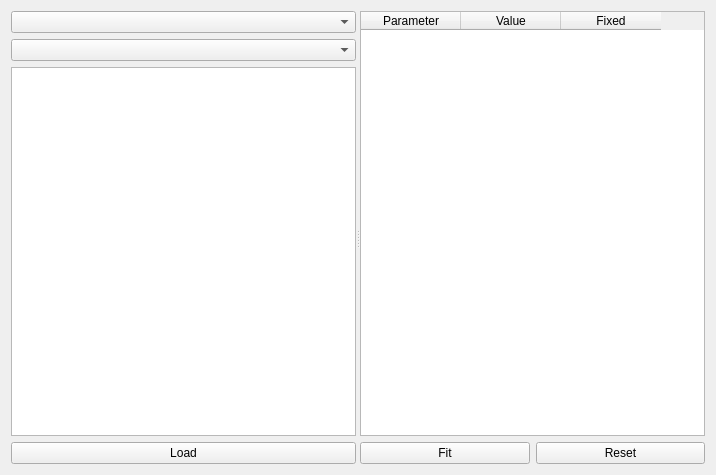
<?xml version="1.0" encoding="UTF-8"?>
<ui version="4.0">
 <class>InteractiveFit</class>
 <widget class="QWidget" name="InteractiveFit">
  <property name="geometry">
   <rect>
    <x>0</x>
    <y>0</y>
    <width>716</width>
    <height>475</height>
   </rect>
  </property>
  <property name="windowTitle">
   <string>Form</string>
  </property>
  <layout class="QHBoxLayout" name="horizontalLayout_2">
   <item>
    <widget class="QSplitter" name="splitter">
     <property name="orientation">
      <enum>Qt::Horizontal</enum>
     </property>
     <property name="childrenCollapsible">
      <bool>false</bool>
     </property>
     <widget class="QWidget" name="layoutWidget">
      <layout class="QVBoxLayout" name="verticalLayout">
       <item>
        <widget class="QComboBox" name="runSelect"/>
       </item>
       <item>
        <widget class="QComboBox" name="isoFilter"/>
       </item>
       <item>
        <widget class="QListWidget" name="fileList"/>
       </item>
       <item>
        <widget class="QPushButton" name="bLoad">
         <property name="text">
          <string>Load</string>
         </property>
        </widget>
       </item>
      </layout>
     </widget>
     <widget class="QWidget" name="layoutWidget">
      <layout class="QVBoxLayout" name="verticalLayout_2">
       <item>
        <widget class="QTableWidget" name="parTable">
         <property name="selectionMode">
          <enum>QAbstractItemView::NoSelection</enum>
         </property>
         <property name="columnCount">
          <number>3</number>
         </property>
         <attribute name="verticalHeaderVisible">
          <bool>false</bool>
         </attribute>
         <column>
          <property name="text">
           <string>Parameter</string>
          </property>
         </column>
         <column>
          <property name="text">
           <string>Value</string>
          </property>
         </column>
         <column>
          <property name="text">
           <string>Fixed</string>
          </property>
         </column>
        </widget>
       </item>
       <item>
        <layout class="QHBoxLayout" name="horizontalLayout">
         <item>
          <widget class="QPushButton" name="bFit">
           <property name="text">
            <string>Fit</string>
           </property>
          </widget>
         </item>
         <item>
          <widget class="QPushButton" name="bReset">
           <property name="text">
            <string>Reset</string>
           </property>
          </widget>
         </item>
        </layout>
       </item>
      </layout>
     </widget>
    </widget>
   </item>
  </layout>
 </widget>
 <resources/>
 <connections/>
</ui>
